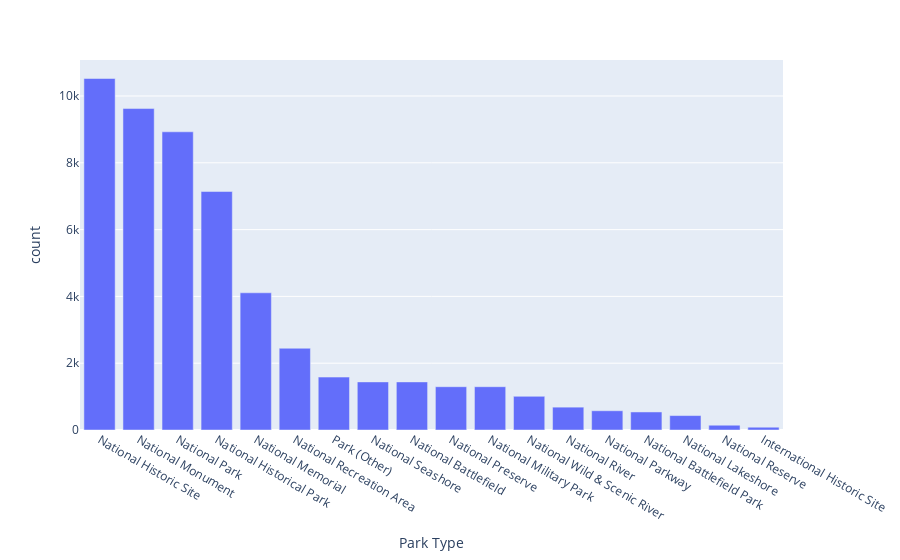

Here is the notebook cell this chart was saved with:
### Markdown cell above
### PyMongo aggregation function to group each park type and visualize the count

### Code cell
pipeline = [
             {"$unwind": "$ParkType"},
             {"$group": {"_id": "$ParkType", "count": {"$sum": 1}}},
             {"$sort": SON([("count", -1), ("_id", -1)])}
           ]
y = pd.DataFrame(list(US_Parks_collection.aggregate(pipeline)))    
y = y.rename(columns={"_id": "Park Type"})
fig = px.bar(y, x='Park Type', y='count')
fig.show()

### Figure 1 — Plotly figure (JSON) as saved in the notebook; plotly's stock layout.template omitted (floating-point values rounded to 4 significant figures)
{"data": [{"alignmentgroup": "True", "hovertemplate": "Park Type=%{x}<br>count=%{y}<extra></extra>", "legendgroup": "", "marker": {"color": "#636efa"}, "name": "", "offsetgroup": "", "orientation": "v", "showlegend": false, "textposition": "auto", "type": "bar", "x": ["National Historic Site", "National Monument", "National Park", "National Historical Park", "National Memorial", "National Recreation Area", "Park (Other)", "National Seashore", "National Battlefield", "National Preserve", "National Military Park", "National Wild & Scenic River", "National River", "National Parkway", "National Battlefield Park", "National Lakeshore", "National Reserve", "International Historic Site"], "xaxis": "x", "y": [10524, 9624, 8928, 7140, 4108, 2448, 1584, 1440, 1440, 1296, 1296, 1008, 684, 576, 540, 432, 144, 84], "yaxis": "y"}], "layout": {"barmode": "relative", "legend": {"tracegroupgap": 0}, "margin": {"t": 60}, "xaxis": {"anchor": "y", "domain": [0, 1], "title": {"text": "Park Type"}}, "yaxis": {"anchor": "x", "domain": [0, 1], "title": {"text": "count"}}}}
